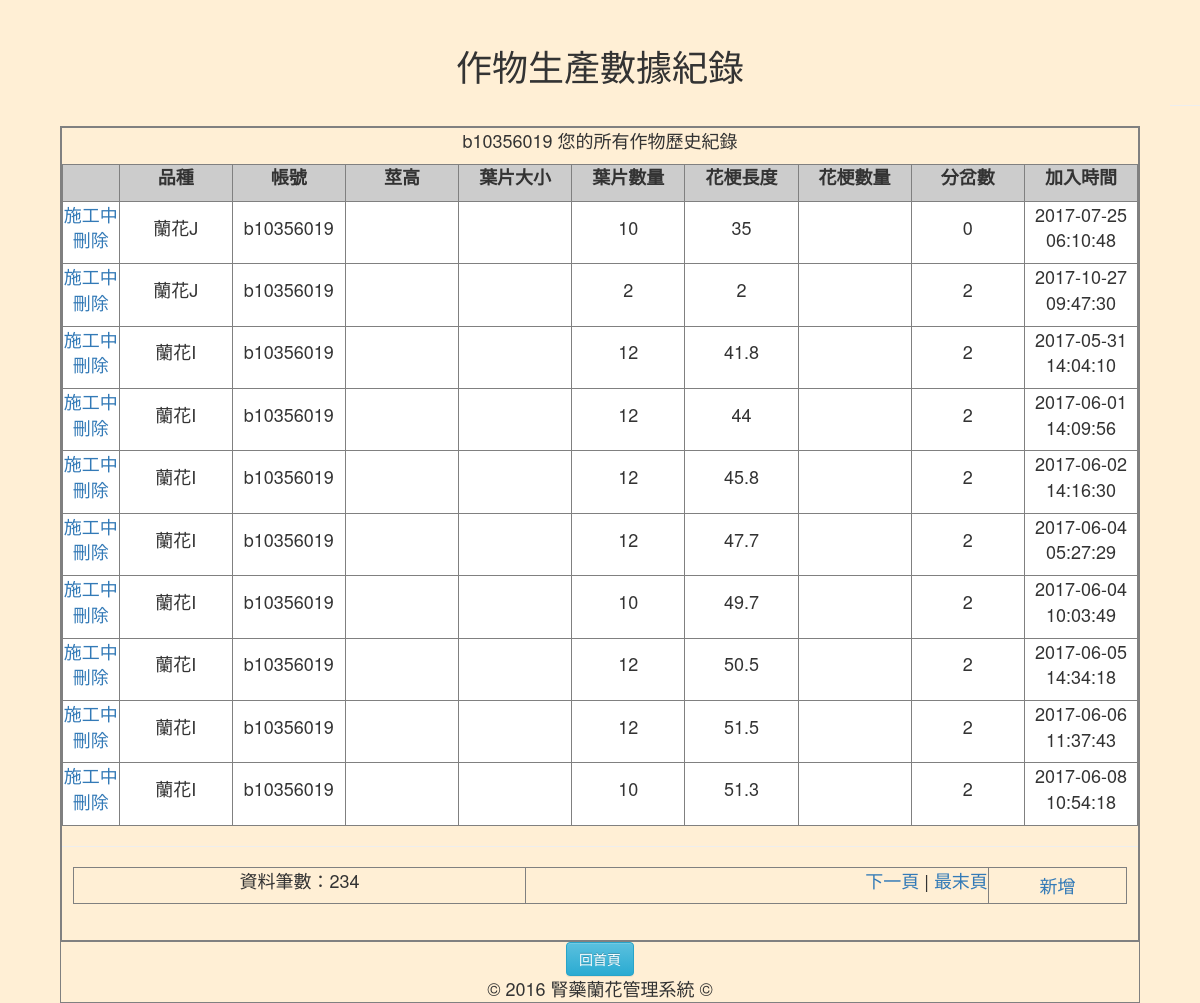
The app's page /CPDR_all.php (signed in), older data.
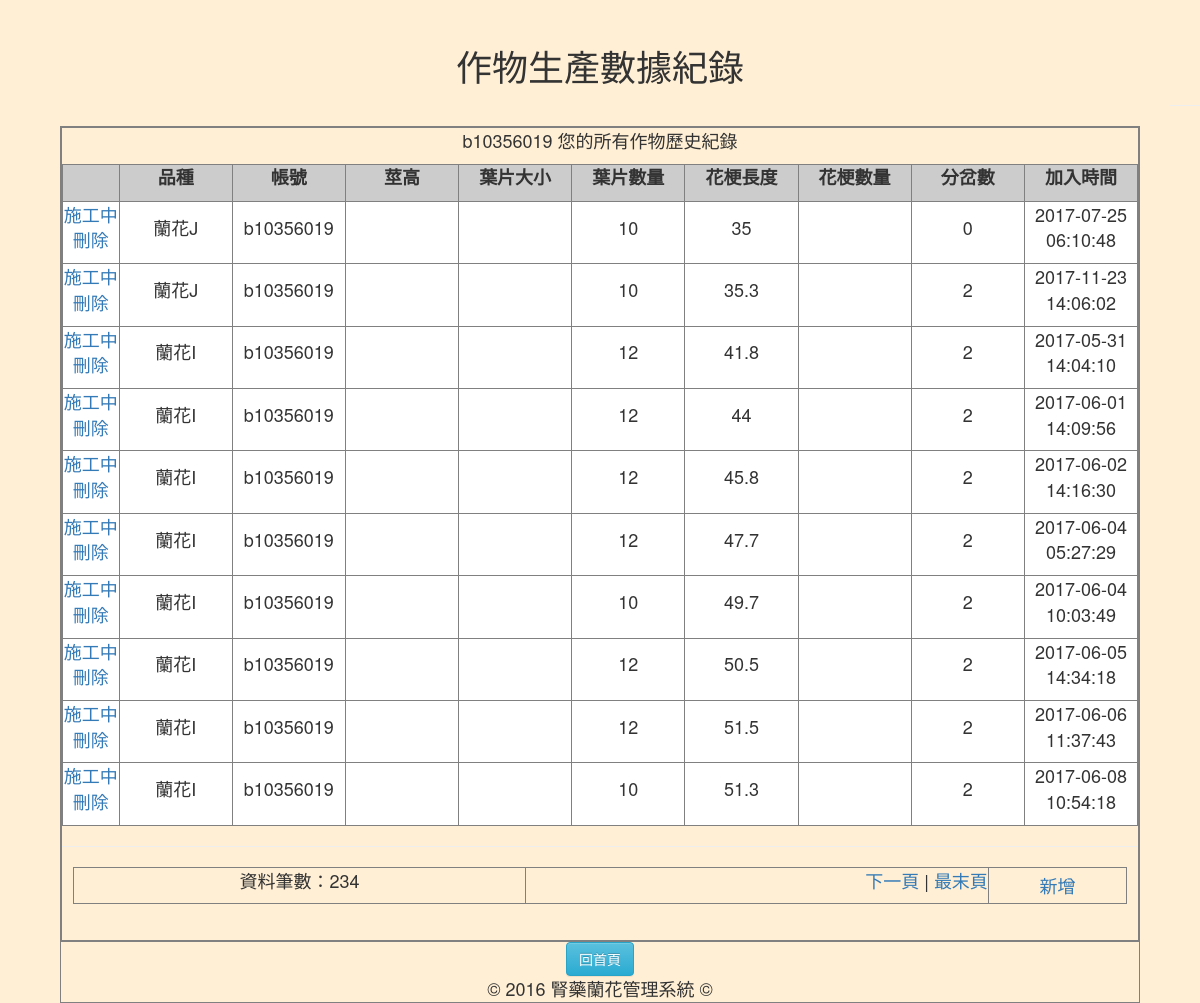
The same page, newer data.
### tables this page shows
CREATE TABLE `history` (
  `h_id` int(255) UNSIGNED NOT NULL,
  `h_biology` varchar(255) NOT NULL COMMENT '品種',
  `h_username` varchar(255) NOT NULL COMMENT '使用者',
  `h_on` int(255) NOT NULL,
  `h_leafNum` int(11) NOT NULL COMMENT '葉片數量',
  `h_pedlength` double NOT NULL COMMENT '花梗長度',
  `h_bifNum` int(255) NOT NULL COMMENT '分岔數',
  `h_bifNum1` double DEFAULT NULL COMMENT '第一分岔',
  `h_bifNum2` double DEFAULT NULL COMMENT '第二分岔',
  `maturity` double NOT NULL COMMENT '成熟度',
  `h_date` date NOT NULL,
  `h_jointime` timestamp NULL DEFAULT CURRENT_TIMESTAMP ON UPDATE CURRENT_TIMESTAMP
);

### CPDR_all.php (the view, shortened to what this page needs)
<?php
$query_RecMember = "SELECT * FROM `memberdata` WHERE `m_username`='".$_SESSION["loginMember"]."'";
$RecMember = mysql_query($query_RecMember);
$row_RecMember=mysql_fetch_assoc($RecMember);
$pageRow_records = 10;
$num_pages = 1;
$startRow_records = ($num_pages -1) * $pageRow_records;
$query_RecHistory = "SELECT * FROM `history` WHERE `h_username`='".$_SESSION["loginMember"]."'ORDER BY `h_on` DESC";
$query_limit_RecHistory = $query_RecHistory." LIMIT ".$startRow_records.", ".$pageRow_records;
$RecHistory = mysql_query($query_limit_RecHistory);
$all_RecHistory = mysql_query($query_RecHistory);
$total_records = mysql_num_rows($all_RecHistory);
$total_pages = ceil($total_records/$pageRow_records);
?>
<!DOCTYPE html>
<html>
<head>
    <link rel="stylesheet" href="https://maxcdn.bootstrapcdn.com/bootstrap/3.3.1/css/bootstrap.min.css">
    <link rel="stylesheet" href="https://maxcdn.bootstrapcdn.com/bootstrap/3.3.1/css/bootstrap-theme.min.css">
</head>
<body style="text-align:center;font-size:18px;background-color:#FFEFD5;" >
<br>
<h1>作物生產數據紀錄</h1>
<form name="fromCM" method="" action="">
<div class="row col-xs-12">
</div>
<hr>
<table width="90%" border="1px" align="center" cellpadding="4" cellspacing="0">
  <tr>
    <td class="tdbline"><table width="100%" border="1px" cellspacing="0" cellpadding="10">
      <tr valign="top">
        <td class="tdrline"><p class="title"><?php echo $row_RecMember["m_username"];?> 您的所有作物歷史紀錄</p>
          <table width="100%"  border="1px" cellpadding="0" cellspacing="0" bgcolor="#F0F0F0" >
            <tr >
              <th width="5%" bgcolor="#CCCCCC">&nbsp;</th>
              <th width="10%" bgcolor="#CCCCCC" style="text-align:center;"><p>品種</p></th>
              <th width="10%" bgcolor="#CCCCCC" style="text-align:center;"><p>帳號</p></th>
              <th width="10%" bgcolor="#CCCCCC" style="text-align:center;"><p>莖高</p></th>
              <th width="10%" bgcolor="#CCCCCC" style="text-align:center;"><p>葉片大小</p></th>
              <th width="10%" bgcolor="#CCCCCC" style="text-align:center;"><p>葉片數量</p></th>
              <th width="10%" bgcolor="#CCCCCC" style="text-align:center;"><p>花梗長度</p></th>
              <th width="10%" bgcolor="#CCCCCC" style="text-align:center;"><p>花梗數量</p></th>
              <th width="10%" bgcolor="#CCCCCC" style="text-align:center;"><p>分岔數</p></th>
              <th width="10%" bgcolor="#CCCCCC" style="text-align:center;"><p>加入時間</p></th>
            </tr>
      <?php while($row_RecHistory=mysql_fetch_assoc($RecHistory)){ ?>
            <tr>
              <td width="5%" align="center" bgcolor="#FFFFFF"><p><a href="CM_update.php?id=<?php echo $row_RecHistory["h_id"];?>">施工中</a><br>
                <a href="?action=delete&id=<?php echo $row_RecHistory["h_id"];?>" onClick="return deletesure();">刪除</a></p></td>
              <td width="10%" align="center" bgcolor="#FFFFFF"><p><?php echo $row_RecHistory["h_biology"];?></p></td>
              <td width="10%" align="center" bgcolor="#FFFFFF"><p><?php echo $row_RecHistory["h_username"];?></p></td>
              <td width="10%" align="center" bgcolor="#FFFFFF"><p><?php echo $row_RecHistory["h_stems"];?></p></td>
              <td width="10%" align="center" bgcolor="#FFFFFF"><p><?php echo $row_RecHistory["h_leafsize"];?></p></td>
              <td width="10%" align="center" bgcolor="#FFFFFF"><p><?php echo $row_RecHistory["h_leafNum"];?></p></td>
              <td width="10%" align="center" bgcolor="#FFFFFF"><p><?php echo $row_RecHistory["h_pedlength"];?></p></td>
              <td width="10%" align="center" bgcolor="#FFFFFF"><p><?php echo $row_RecHistory["h_pedNum"];?></p></td>
              <td width="10%" align="center" bgcolor="#FFFFFF"><p><?php echo $row_RecHistory["h_bifNum"];?></p></td>
              <td width="10%" align="center" bgcolor="#FFFFFF"><p><?php echo $row_RecHistory["h_jointime"];?></p></td>
            </tr>
      <?php }?>
          </table>
          <hr size="1" />
          <table width="98%" border="1px" align="center" cellpadding="4" cellspacing="0">
            <tr>
              <td valign="middle"><p>資料筆數：<?php echo $total_records;?></p></td>
              <td align="right"><p>
                  <?php if ($num_pages < $total_pages) {  ?>
                  <a href="?page=<?php echo $num_pages+1;?>">下一頁</a> | <a href="?page=<?php echo $total_pages;?>">最末頁</a>
                  <?php }?>
              </p></td>
                <td rowspan="2"><a href="CM_join.php">新增</a></td>
            </tr>
          </table>          <p>&nbsp;</p>
          </td>
      </tr>
    </table></td>
  </tr>
  <tr>
    <td align="center">
    <input type="button" class="btn btn-info" size="12" value="回首頁" onclick="location.href='index.php'"><br>
    © 2016 腎藥蘭花管理系統 ©</td>
  </tr>
</table>
</body>
</html>

Row changes from the older to the newer data that the page shows:
changed history (number 2 of 10 on the later page): h_leafNum "2" → "10"; h_pedlength "2" → "35.3"; h_jointime "2017-10-27 09:47:30" → "2017-11-23 14:06:02"
